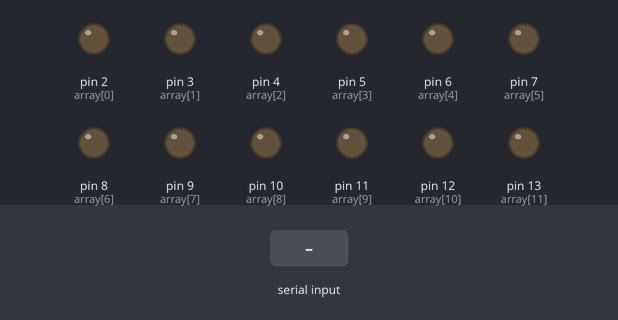
This sketch was run on a simulated Arduino Uno, built with avr-gcc and run on an emulated ATmega328P. On the bench: output pins drawn as LEDs (lit = HIGH). Inputs (shaded band) come from the test bench.

Above: at 1.2 s.
1.3 s: "1" received over Serial
At 1.9 s:
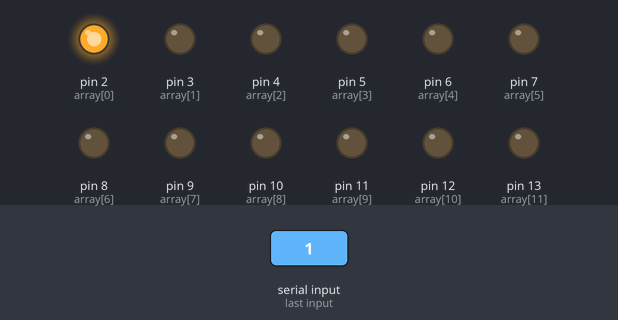
2.8 s: "2" received over Serial
At 4.0 s:
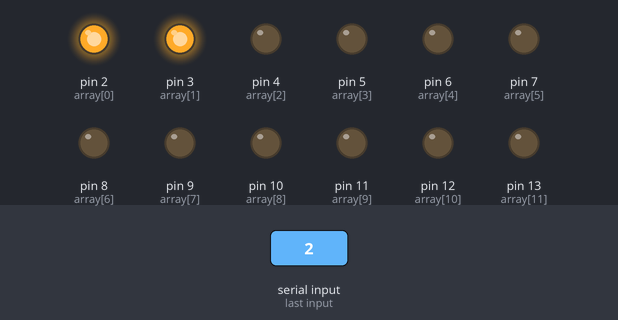
4.3 s: "1" received over Serial
At 5.4 s:
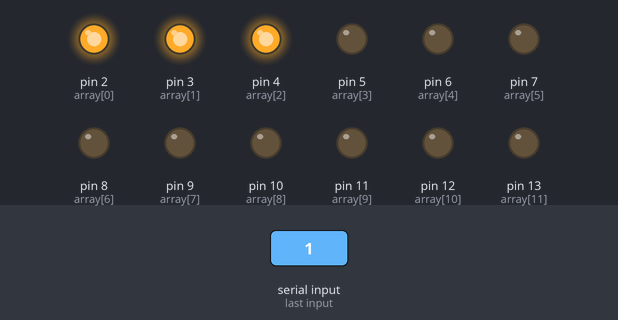
5.8 s: "2" received over Serial
At 6.5 s:
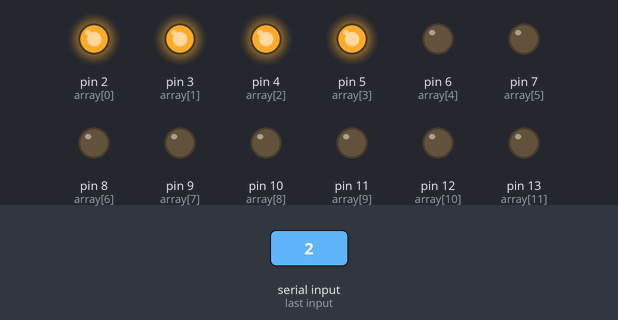
Timing chart, 0 to 8.3 s (numbered marks = the images above; inputs shaded):
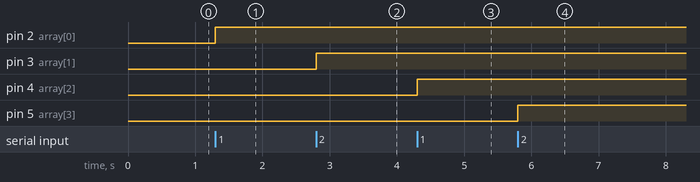

Measured:
- after the input at 1.3 s, pin 2 (array[0]): LOW → HIGH at once
- after the input at 2.8 s, pin 3 (array[1]): LOW → HIGH at once
- after the input at 4.3 s, pin 4 (array[2]): LOW → HIGH at once
- after the input at 5.8 s, pin 5 (array[3]): LOW → HIGH at once

The sketch:

test.ino.ino
```cpp
int array[] = {2,3,4,5,6,7,8,9,10,11,12,13};
 int i = 0;
void setup() {
 pinMode(1, OUTPUT);
 pinMode(2, OUTPUT);
 pinMode(3, OUTPUT);
 pinMode(4, OUTPUT);
 pinMode(5, OUTPUT);
 pinMode(6, OUTPUT);
 pinMode(7, OUTPUT);
 pinMode(8, OUTPUT);
 pinMode(9, OUTPUT);
 pinMode(10, OUTPUT);
 pinMode(11, OUTPUT);
 pinMode(12, OUTPUT);
 pinMode(13, OUTPUT);


 Serial.begin(9600);
}

void loop() {
 byte byteRead;
/* check if data has been sent from the computer: */
 if (Serial.available()) {


 /* read the most recent byte */
 byteRead = Serial.read();
 //You have to subtract '0' from the read Byte to convert from text to a number.
 //byteRead=byteRead-'0';
 //Turn off all LEDs if the byte Read = 0
   if(byteRead=='0'){
  digitalWrite(array[i], LOW);
  //delay(1000);
   }
 //Turn LED ON depending on the byte Read.
   else{
   digitalWrite(array[i], HIGH);
   //delay(1000);// set the LED on
   }
   i=i+1;
  if(i==12){
    delay(5000);
     i=0;
   }
 }}
```
